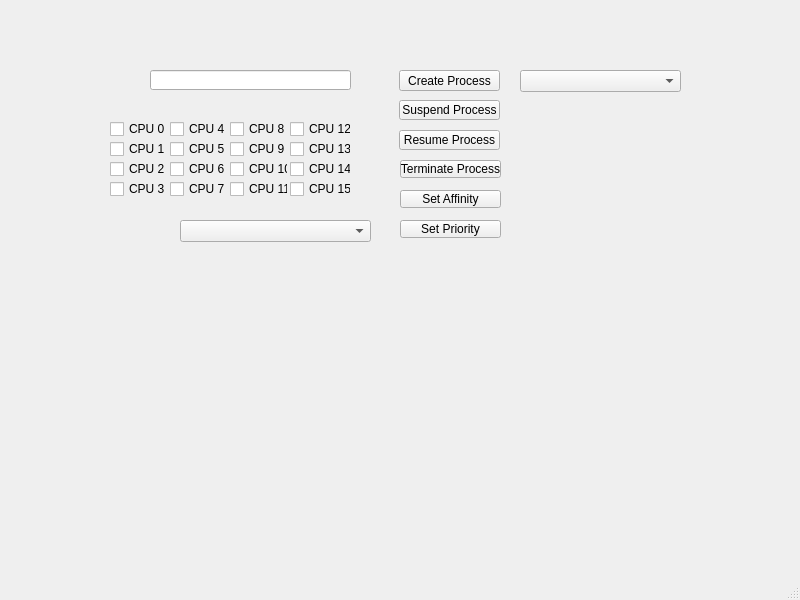
<?xml version="1.0" encoding="UTF-8"?>
<ui version="4.0">
 <class>MainWindow</class>
 <widget class="QMainWindow" name="MainWindow">
  <property name="geometry">
   <rect>
    <x>0</x>
    <y>0</y>
    <width>800</width>
    <height>600</height>
   </rect>
  </property>
  <property name="windowTitle">
   <string>MainWindow</string>
  </property>
  <widget class="QWidget" name="centralwidget">
   <widget class="QPushButton" name="StartProcessClicked">
    <property name="geometry">
     <rect>
      <x>399</x>
      <y>70</y>
      <width>101</width>
      <height>21</height>
     </rect>
    </property>
    <property name="text">
     <string>Create Process</string>
    </property>
   </widget>
   <widget class="QPushButton" name="SuspendProcess">
    <property name="geometry">
     <rect>
      <x>399</x>
      <y>100</y>
      <width>101</width>
      <height>20</height>
     </rect>
    </property>
    <property name="text">
     <string>Suspend Process</string>
    </property>
   </widget>
   <widget class="QPushButton" name="ResumeProcess">
    <property name="geometry">
     <rect>
      <x>399</x>
      <y>130</y>
      <width>101</width>
      <height>20</height>
     </rect>
    </property>
    <property name="text">
     <string>Resume Process</string>
    </property>
   </widget>
   <widget class="QComboBox" name="processComboBox">
    <property name="geometry">
     <rect>
      <x>520</x>
      <y>70</y>
      <width>161</width>
      <height>22</height>
     </rect>
    </property>
   </widget>
   <widget class="QLineEdit" name="PathEdit">
    <property name="geometry">
     <rect>
      <x>150</x>
      <y>70</y>
      <width>201</width>
      <height>20</height>
     </rect>
    </property>
   </widget>
   <widget class="QPushButton" name="TerminateProcess">
    <property name="geometry">
     <rect>
      <x>400</x>
      <y>160</y>
      <width>101</width>
      <height>18</height>
     </rect>
    </property>
    <property name="text">
     <string>Terminate Process</string>
    </property>
   </widget>
   <widget class="QPushButton" name="SetAffinity">
    <property name="geometry">
     <rect>
      <x>400</x>
      <y>190</y>
      <width>101</width>
      <height>18</height>
     </rect>
    </property>
    <property name="text">
     <string>Set Affinity</string>
    </property>
   </widget>
   <widget class="QPushButton" name="SetPriority">
    <property name="geometry">
     <rect>
      <x>400</x>
      <y>220</y>
      <width>101</width>
      <height>18</height>
     </rect>
    </property>
    <property name="text">
     <string>Set Priority</string>
    </property>
   </widget>
   <widget class="QComboBox" name="priorityComboBox">
    <property name="geometry">
     <rect>
      <x>180</x>
      <y>220</y>
      <width>191</width>
      <height>22</height>
     </rect>
    </property>
   </widget>
   <widget class="QCheckBox" name="cpuCheckBox0">
    <property name="geometry">
     <rect>
      <x>110</x>
      <y>120</y>
      <width>58</width>
      <height>18</height>
     </rect>
    </property>
    <property name="text">
     <string>CPU 0</string>
    </property>
   </widget>
   <widget class="QCheckBox" name="cpuCheckBox1">
    <property name="geometry">
     <rect>
      <x>110</x>
      <y>140</y>
      <width>58</width>
      <height>18</height>
     </rect>
    </property>
    <property name="text">
     <string>CPU 1</string>
    </property>
   </widget>
   <widget class="QCheckBox" name="cpuCheckBox2">
    <property name="geometry">
     <rect>
      <x>110</x>
      <y>160</y>
      <width>58</width>
      <height>18</height>
     </rect>
    </property>
    <property name="text">
     <string>CPU 2</string>
    </property>
   </widget>
   <widget class="QCheckBox" name="cpuCheckBox3">
    <property name="geometry">
     <rect>
      <x>110</x>
      <y>180</y>
      <width>58</width>
      <height>18</height>
     </rect>
    </property>
    <property name="text">
     <string>CPU 3</string>
    </property>
   </widget>
   <widget class="QCheckBox" name="cpuCheckBox4">
    <property name="geometry">
     <rect>
      <x>170</x>
      <y>120</y>
      <width>58</width>
      <height>18</height>
     </rect>
    </property>
    <property name="text">
     <string>CPU 4</string>
    </property>
   </widget>
   <widget class="QCheckBox" name="cpuCheckBox6">
    <property name="geometry">
     <rect>
      <x>170</x>
      <y>160</y>
      <width>58</width>
      <height>18</height>
     </rect>
    </property>
    <property name="text">
     <string>CPU 6</string>
    </property>
   </widget>
   <widget class="QCheckBox" name="cpuCheckBox5">
    <property name="geometry">
     <rect>
      <x>170</x>
      <y>140</y>
      <width>58</width>
      <height>18</height>
     </rect>
    </property>
    <property name="text">
     <string>CPU 5</string>
    </property>
   </widget>
   <widget class="QCheckBox" name="cpuCheckBox7">
    <property name="geometry">
     <rect>
      <x>170</x>
      <y>180</y>
      <width>58</width>
      <height>18</height>
     </rect>
    </property>
    <property name="text">
     <string>CPU 7</string>
    </property>
   </widget>
   <widget class="QCheckBox" name="cpuCheckBox15">
    <property name="geometry">
     <rect>
      <x>290</x>
      <y>180</y>
      <width>61</width>
      <height>18</height>
     </rect>
    </property>
    <property name="text">
     <string>CPU 15</string>
    </property>
   </widget>
   <widget class="QCheckBox" name="cpuCheckBox8">
    <property name="geometry">
     <rect>
      <x>230</x>
      <y>120</y>
      <width>58</width>
      <height>18</height>
     </rect>
    </property>
    <property name="text">
     <string>CPU 8</string>
    </property>
   </widget>
   <widget class="QCheckBox" name="cpuCheckBox10">
    <property name="geometry">
     <rect>
      <x>230</x>
      <y>160</y>
      <width>58</width>
      <height>18</height>
     </rect>
    </property>
    <property name="text">
     <string>CPU 10</string>
    </property>
   </widget>
   <widget class="QCheckBox" name="cpuCheckBox13">
    <property name="geometry">
     <rect>
      <x>290</x>
      <y>140</y>
      <width>61</width>
      <height>18</height>
     </rect>
    </property>
    <property name="text">
     <string>CPU 13</string>
    </property>
   </widget>
   <widget class="QCheckBox" name="cpuCheckBox9">
    <property name="geometry">
     <rect>
      <x>230</x>
      <y>140</y>
      <width>58</width>
      <height>18</height>
     </rect>
    </property>
    <property name="text">
     <string>CPU 9</string>
    </property>
   </widget>
   <widget class="QCheckBox" name="cpuCheckBox14">
    <property name="geometry">
     <rect>
      <x>290</x>
      <y>160</y>
      <width>61</width>
      <height>18</height>
     </rect>
    </property>
    <property name="text">
     <string>CPU 14</string>
    </property>
   </widget>
   <widget class="QCheckBox" name="cpuCheckBox12">
    <property name="geometry">
     <rect>
      <x>290</x>
      <y>120</y>
      <width>61</width>
      <height>18</height>
     </rect>
    </property>
    <property name="text">
     <string>CPU 12</string>
    </property>
   </widget>
   <widget class="QCheckBox" name="cpuCheckBox11">
    <property name="geometry">
     <rect>
      <x>230</x>
      <y>180</y>
      <width>58</width>
      <height>18</height>
     </rect>
    </property>
    <property name="text">
     <string>CPU 11</string>
    </property>
   </widget>
   <widget class="QLabel" name="infoLabel">
    <property name="geometry">
     <rect>
      <x>510</x>
      <y>350</y>
      <width>221</width>
      <height>101</height>
     </rect>
    </property>
    <property name="text">
     <string/>
    </property>
   </widget>
  </widget>
  <widget class="QMenuBar" name="menubar">
   <property name="geometry">
    <rect>
     <x>0</x>
     <y>0</y>
     <width>800</width>
     <height>17</height>
    </rect>
   </property>
  </widget>
  <widget class="QStatusBar" name="statusbar"/>
 </widget>
 <resources/>
 <connections/>
</ui>
